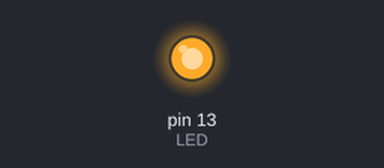
Bench run of a sketch on a simulated Arduino Uno, built with avr-gcc and run on an emulated ATmega328P. Shown: output pins drawn as LEDs (lit = HIGH).

Above: at 1.9 s.
At 5.9 s:
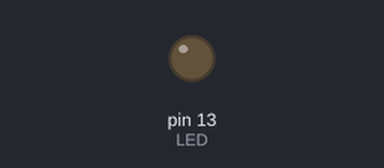
Timing chart, 0 to 10.4 s (numbered marks = the images above):
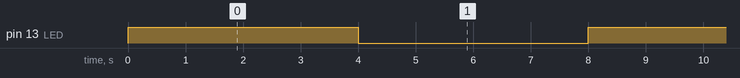

The sketch:

asm.ino
```cpp
#define LED 13

void asm_delay(uint8_t ms)
{
  uint16_t cnt, delay_count;
  asm volatile (
    "\n"
    "L_dl1%=:" "\n\t"
    "mov %A0, %A2" "\n\t"
    "mov %B0, %B2" "\n"
    "L_dl2%=:" "\n\t"
    "sbiw %A0, 1" "\n\t"
    "brne L_dl2%=" "\n\t"
    "dec %1" "\n\t"
    "brne L_dl1%=" "\n\t"
    : "=&w" (cnt)
    : "r" (ms), "r" (delay_count)
  );
}

void setup() {
  pinMode(LED, OUTPUT);
  Serial.begin(9600);
}

void loop() {
  digitalWrite(LED, HIGH);
  asm_delay(500);
  digitalWrite(LED, LOW);
  asm_delay(500);
}
```

Measured:
- by itself, pin 13 (LED): alternates HIGH for 4.0 s and LOW for 4.0 s
